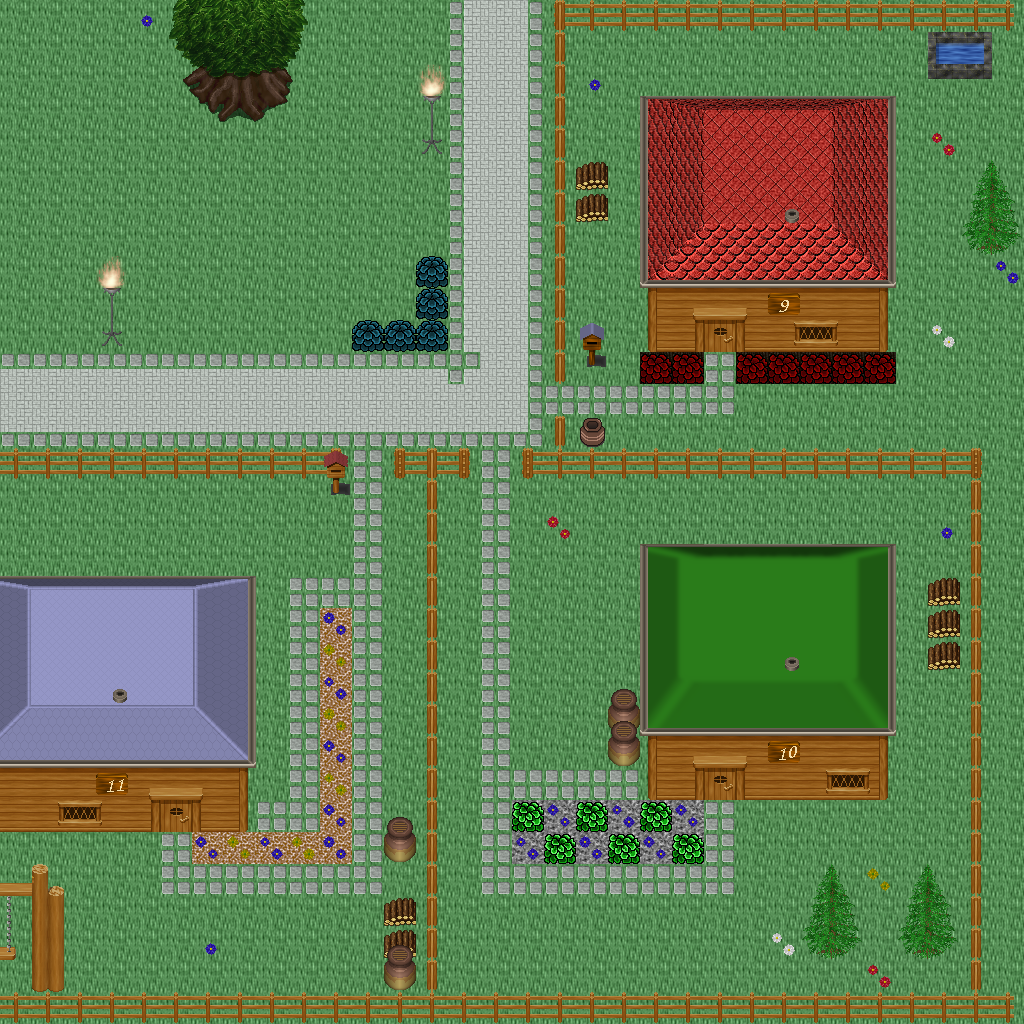

Below is a game level as drawn by its tile map, then a one-line description and the .tmx that defines it (tile-layer data replaced by summaries):
An orthogonal 32x32 tile map with 32x32 px tiles, 5 tile layers (Ground, Objects, Objects2, Above, ...), 1 hidden layer not drawn, 60 tilesets.

<map version="1.10" tiledversion="1.11.0" orientation="orthogonal" renderorder="right-down" width="32" height="32" tilewidth="32" tileheight="32" infinite="0" nextlayerid="11" nextobjectid="1">
 <tileset firstgid="1" name="logic_collision" tilewidth="32" tileheight="32" tilecount="1" columns="1">
  <image source="../drawable/logic_collision.png" width="32" height="32" />
 </tileset>
 <tileset firstgid="2" name="building_decoration_orbpedestal" tilewidth="32" tileheight="32" tilecount="2" columns="1">
  <image source="../drawable/building_decoration_orbpedestal.png" width="32" height="64" />
 </tileset>
 <tileset firstgid="4" name="building_decoration_chimney" tilewidth="32" tileheight="32" tilecount="2" columns="1">
  <image source="../drawable/building_decoration_chimney.png" width="32" height="64" />
 </tileset>
 <tileset firstgid="6" name="item_statue_fairypool" tilewidth="32" tileheight="32" tilecount="16" columns="2">
  <image source="../drawable/item_statue_fairypool.png" width="64" height="256" />
 </tileset>
 <tileset firstgid="22" name="building_decoration_stone_details" tilewidth="32" tileheight="32" tilecount="4" columns="2">
  <image source="../drawable/building_decoration_stone_details.png" width="64" height="64" />
 </tileset>
 <tileset firstgid="26" name="building_door_closed" tilewidth="32" tileheight="32" tilecount="1" columns="1">
  <image source="../drawable/building_door_closed.png" width="32" height="32" />
 </tileset>
 <tileset firstgid="27" name="building_door_door" tilewidth="32" tileheight="32" tilecount="6" columns="3">
  <image source="../drawable/building_door_door.png" width="96" height="64" />
 </tileset>
 <tileset firstgid="33" name="building_fence_fence_chunky" tilewidth="32" tileheight="32" tilecount="21" columns="3">
  <image source="../drawable/building_fence_fence_chunky.png" width="96" height="224" />
 </tileset>
 <tileset firstgid="54" name="building_roof_blue" tilewidth="32" tileheight="32" tilecount="20" columns="5">
  <image source="../drawable/building_roof_blue.png" width="160" height="128" />
 </tileset>
 <tileset firstgid="74" name="building_roof_green" tilewidth="32" tileheight="32" tilecount="20" columns="5">
  <image source="../drawable/building_roof_green.png" width="160" height="128" />
 </tileset>
 <tileset firstgid="94" name="building_roof_red" tilewidth="32" tileheight="32" tilecount="20" columns="5">
  <image source="../drawable/building_roof_red.png" width="160" height="128" />
 </tileset>
 <tileset firstgid="114" name="building_roof_red2" tilewidth="32" tileheight="32" tilecount="20" columns="5">
  <image source="../drawable/building_roof_red2.png" width="160" height="128" />
 </tileset>
 <tileset firstgid="134" name="building_roof_roof_borders" tilewidth="32" tileheight="32" tilecount="9" columns="3">
  <image source="../drawable/building_roof_roof_borders.png" width="96" height="96" />
 </tileset>
 <tileset firstgid="143" name="building_roof_yellow" tilewidth="32" tileheight="32" tilecount="20" columns="5">
  <image source="../drawable/building_roof_yellow.png" width="160" height="128" />
 </tileset>
 <tileset firstgid="163" name="building_window_window_long" tilewidth="32" tileheight="32" tilecount="3" columns="3">
  <image source="../drawable/building_window_window_long.png" width="96" height="32" />
 </tileset>
 <tileset firstgid="166" name="ground_cobbled_paving" tilewidth="32" tileheight="32" tilecount="1" columns="1">
  <image source="../drawable/ground_cobbled_paving.png" width="32" height="32" />
 </tileset>
 <tileset firstgid="167" name="ground_gravel" tilewidth="32" tileheight="32" tilecount="1" columns="1">
  <image source="../drawable/ground_gravel.png" width="32" height="32" />
 </tileset>
 <tileset firstgid="168" name="ground_stone_floors" tilewidth="32" tileheight="32" tilecount="6" columns="3">
  <image source="../drawable/ground_stone_floors.png" width="96" height="64" />
 </tileset>
 <tileset firstgid="174" name="ground_ground" tilewidth="32" tileheight="32" tilecount="33" columns="3">
  <image source="../drawable/ground_ground.png" width="96" height="352" />
 </tileset>
 <tileset firstgid="207" name="plant_bush_various_small" tilewidth="32" tileheight="32" tilecount="9" columns="3">
  <image source="../drawable/plant_bush_various_small.png" width="96" height="96" />
 </tileset>
 <tileset firstgid="216" name="plant_flower_daisy_blue" tilewidth="32" tileheight="32" tilecount="8" columns="2">
  <image source="../drawable/plant_flower_daisy_blue.png" width="64" height="128" />
 </tileset>
 <tileset firstgid="224" name="plant_flower_daisy_red" tilewidth="32" tileheight="32" tilecount="8" columns="2">
  <image source="../drawable/plant_flower_daisy_red.png" width="64" height="128" />
 </tileset>
 <tileset firstgid="232" name="plant_flower_daisy_white" tilewidth="32" tileheight="32" tilecount="8" columns="2">
  <image source="../drawable/plant_flower_daisy_white.png" width="64" height="128" />
 </tileset>
 <tileset firstgid="240" name="plant_flower_daisy_yellow" tilewidth="32" tileheight="32" tilecount="8" columns="2">
  <image source="../drawable/plant_flower_daisy_yellow.png" width="64" height="128" />
 </tileset>
 <tileset firstgid="248" name="plant_tree_spruce" tilewidth="32" tileheight="32" tilecount="6" columns="2">
  <image source="../drawable/plant_tree_spruce.png" width="64" height="96" />
 </tileset>
 <tileset firstgid="254" name="item_pot_pot_purple" tilewidth="32" tileheight="32" tilecount="1" columns="1">
  <image source="../drawable/item_pot_pot_purple.png" width="32" height="32" />
 </tileset>
 <tileset firstgid="255" name="item_pot_pot_tall" tilewidth="32" tileheight="32" tilecount="2" columns="1">
  <image source="../drawable/item_pot_pot_tall.png" width="32" height="64" />
 </tileset>
 <tileset firstgid="257" name="item_pot_small_barrel" tilewidth="32" tileheight="32" tilecount="2" columns="1">
  <image source="../drawable/item_pot_small_barrel.png" width="32" height="64" />
 </tileset>
 <tileset firstgid="259" name="item_postbox" tilewidth="32" tileheight="32" tilecount="4" columns="2">
  <image source="../drawable/item_postbox.png" width="64" height="64" />
 </tileset>
 <tileset firstgid="263" name="furniture_chair_wooden_pale" tilewidth="32" tileheight="32" tilecount="4" columns="2">
  <image source="../drawable/furniture_chair_wooden_pale.png" width="64" height="64" />
 </tileset>
 <tileset firstgid="267" name="furniture_table_wooden" tilewidth="32" tileheight="32" tilecount="1" columns="1">
  <image source="../drawable/furniture_table_wooden.png" width="32" height="32" />
 </tileset>
 <tileset firstgid="268" name="furniture_table_brick_base" tilewidth="32" tileheight="32" tilecount="3" columns="3">
  <image source="../drawable/furniture_table_brick_base.png" width="96" height="32" />
 </tileset>
 <tileset firstgid="271" name="furniture_light_iron_lamp" tilewidth="32" tileheight="32" tilecount="3" columns="1">
  <image source="../drawable/furniture_light_iron_lamp.png" width="32" height="96" />
 </tileset>
 <tileset firstgid="274" name="furniture_light_flames" tilewidth="32" tileheight="32" tilecount="6" columns="6">
  <image source="../drawable/furniture_light_flames.png" width="192" height="32" />
 </tileset>
 <tileset firstgid="280" name="furniture_sink_dark_side_on" tilewidth="32" tileheight="32" tilecount="6" columns="3">
  <image source="../drawable/furniture_sink_dark_side_on.png" width="96" height="64" />
 </tileset>
 <tileset firstgid="286" name="ground_grass_corners" tilewidth="32" tileheight="32" tilecount="24" columns="6">
  <image source="../drawable/ground_grass_corners.png" width="192" height="128" />
 </tileset>
 <tileset firstgid="310" name="ground_grass_edges" tilewidth="32" tileheight="32" tilecount="36" columns="12">
  <image source="../drawable/ground_grass_edges.png" width="384" height="96" />
 </tileset>
 <tileset firstgid="346" name="plant_tree_tree_fluffy" tilewidth="32" tileheight="32" tilecount="12" columns="4">
  <image source="../drawable/plant_tree_tree_fluffy.png" width="128" height="96" />
 </tileset>
 <tileset firstgid="358" name="ground_water_dungeon_water" tilewidth="32" tileheight="32" tilecount="30" columns="3">
  <image source="../drawable/ground_water_dungeon_water.png" width="96" height="320" />
 </tileset>
 <tileset firstgid="388" name="furniture_table_wooden_rectangular" tilewidth="32" tileheight="32" tilecount="9" columns="3">
  <image source="../drawable/furniture_table_wooden_rectangular.png" width="96" height="96" />
 </tileset>
 <tileset firstgid="397" name="item_statue_metal_and_stone" tilewidth="32" tileheight="32" tilecount="6" columns="3">
  <image source="../drawable/item_statue_metal_and_stone.png" width="96" height="64" />
 </tileset>
 <tileset firstgid="403" name="ground_fire_fire" tilewidth="32" tileheight="32" tilecount="27" columns="3">
  <image source="../drawable/ground_fire_fire.png" width="96" height="288" />
 </tileset>
 <tileset firstgid="430" name="furniture_table_bench" tilewidth="32" tileheight="32" tilecount="3" columns="3">
  <image source="../drawable/furniture_table_bench.png" width="96" height="32" />
 </tileset>
 <tileset firstgid="433" name="plant_bush_hosta" tilewidth="32" tileheight="32" tilecount="9" columns="3">
  <image source="../drawable/plant_bush_hosta.png" width="96" height="96" />
 </tileset>
 <tileset firstgid="442" name="plant_tree_tree_green" tilewidth="32" tileheight="32" tilecount="88" columns="8">
  <image source="../drawable/plant_tree_tree_green.png" width="256" height="352" />
 </tileset>
 <tileset firstgid="530" name="item_sign_large" tilewidth="32" tileheight="32" tilecount="15" columns="5">
  <image source="../drawable/item_sign_large.png" width="160" height="96" />
 </tileset>
 <tileset firstgid="545" name="building_wall_wall_brown" tilewidth="32" tileheight="32" tilecount="12" columns="3">
  <image source="../drawable/building_wall_wall_brown.png" width="96" height="128" />
 </tileset>
 <tileset firstgid="557" name="ground_green_paving_4" tilewidth="32" tileheight="32" tilecount="3" columns="3">
  <image source="../drawable/ground_green_paving_4.png" width="96" height="32" />
 </tileset>
 <tileset firstgid="560" name="item_swing" tilewidth="32" tileheight="32" tilecount="4" columns="2">
  <image source="../drawable/item_swing.png" width="64" height="64" />
 </tileset>
 <tileset firstgid="564" name="item_fishrods" tilewidth="32" tileheight="32" tilecount="12" columns="4">
  <image source="../drawable/item_fishrods.png" width="128" height="96" />
 </tileset>
 <tileset firstgid="576" name="logic_creature_human_kalavan" tilewidth="32" tileheight="32" tilecount="5" columns="5">
  <image source="../drawable/logic_creature_human_kalavan.png" width="160" height="32" />
 </tileset>
 <tileset firstgid="581" name="logic_creature_animal" tilewidth="32" tileheight="32" tilecount="32" columns="8">
  <image source="../drawable/logic_creature_animal.png" width="256" height="128" />
 </tileset>
 <tileset firstgid="613" name="building_decoration_numbers" tilewidth="32" tileheight="32" tilecount="20" columns="2">
  <image source="../drawable/building_decoration_numbers.png" width="64" height="320" />
 </tileset>
 <tileset firstgid="633" name="ground_green_paving" tilewidth="32" tileheight="32" tilecount="18" columns="3">
  <image source="../drawable/ground_green_paving.png" width="96" height="192" />
 </tileset>
 <tileset firstgid="651" name="item_huge_orb" tilewidth="32" tileheight="32" tilecount="16" columns="2">
  <image source="../drawable/item_huge_orb.png" width="64" height="256" />
 </tileset>
 <tileset firstgid="667" name="light_light_5x5" tilewidth="32" tileheight="32" tilecount="25" columns="5">
  <image source="../drawable/light_light_5x5.png" width="160" height="160" />
 </tileset>
 <tileset firstgid="692" name="light_dim_light_5x5" tilewidth="32" tileheight="32" tilecount="25" columns="5">
  <image source="../drawable/light_dim_light_5x5.png" width="160" height="160" />
 </tileset>
 <tileset firstgid="717" name="item_firewood" tilewidth="32" tileheight="32" tilecount="12" columns="3">
  <image source="../drawable/item_firewood.png" width="96" height="128" />
 </tileset>
 <tileset firstgid="729" name="logic_creature_fowl" tilewidth="32" tileheight="32" tilecount="6" columns="6">
  <image source="../drawable/logic_creature_fowl.png" width="192" height="32" />
 </tileset>
 <tileset firstgid="735" name="logic_creature_human_imperial" tilewidth="32" tileheight="32" tilecount="16" columns="8">
  <image source="../drawable/logic_creature_human_imperial.png" width="256" height="64" />
 </tileset>
 <layer id="1" name="Ground" width="32" height="32">
  <data>[1024 cells, 1024 non-empty, 6 distinct tile ids]</data>
 </layer>
 <layer id="2" name="Objects" width="32" height="32">
  <data>[1024 cells, 396 non-empty, 52 distinct tile ids]</data>
 </layer>
 <layer id="3" name="Objects2" width="32" height="32">
  <data>[1024 cells, 37 non-empty, 14 distinct tile ids]</data>
 </layer>
 <layer id="4" name="Above" width="32" height="32">
  <data>[1024 cells, 186 non-empty, 84 distinct tile ids]</data>
 </layer>
 <layer id="5" name="Above2" width="32" height="32">
  <data>[1024 cells, 37 non-empty, 10 distinct tile ids]</data>
 </layer>
 <layer id="6" name="Walkable" width="32" height="32" visible="0">
  <data>[1024 cells, 310 non-empty, 1 distinct tile ids]</data>
 </layer>
 <objectgroup id="7" name="Mapevents" />
 <objectgroup id="8" name="Spawn" />
 <objectgroup id="9" name="Keys" />
 <objectgroup id="10" name="Replace" />
</map>
